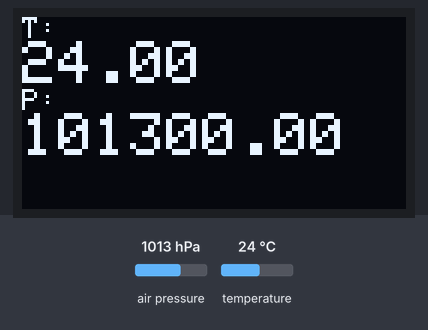
This sketch was run on a simulated Arduino Uno, built with avr-gcc and run on an emulated ATmega328P. Shown: 128×64 one-colour display. The test bench sets the inputs (shaded band); at power-on: air pressure 1013 hPa, temperature 24 °C. What the sketch prints to the serial monitor is not drawn.

Above: at 5.8 s.
5.9 s: air pressure set to 952 hPa
At 11.5 s:
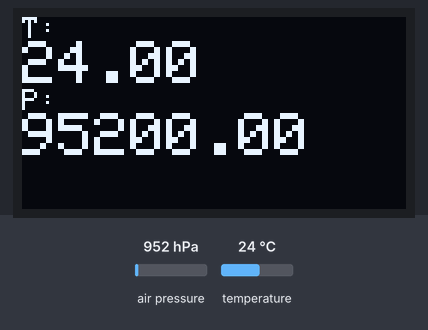
11.9 s: temperature set to 12 °C
At 15.5 s:
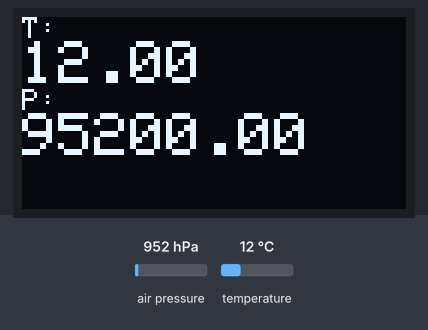
17.9 s: air pressure set to 975 hPa
At 20.6 s:
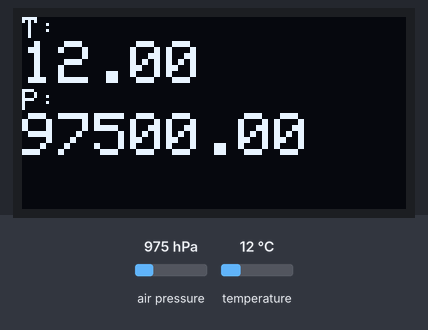
23.9 s: temperature set to 19 °C
At 25.8 s:
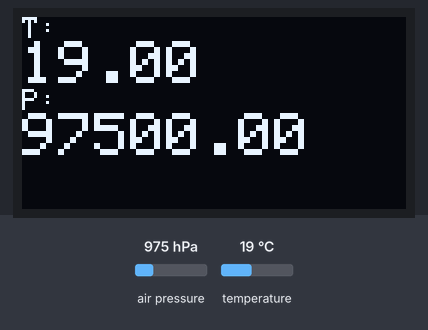
Timing chart, 0 to 27.3 s (numbered marks = the images above; inputs shaded):
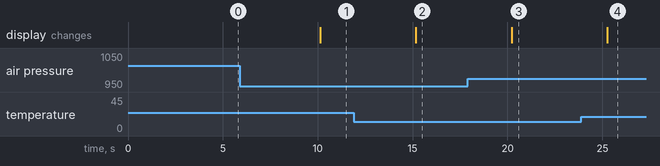

Measured:
- after the input at 5.9 s, the display: changes after 4.2 s (image 1)
- after the input at 11.9 s, the display: changes after 3.3 s (image 2)
- after the input at 17.9 s, the display: changes after 2.3 s (image 3)
- after the input at 23.9 s, the display: changes after 1.3 s (image 4)

The sketch:

BMP180_oled.ino
```cpp
#include <Wire.h>
#include <Adafruit_GFX.h>
#include <Adafruit_SSD1306.h>
#include <Adafruit_BMP085.h>

Adafruit_BMP085 bmp;

//0x31
#define OLED_RESET -1
Adafruit_SSD1306 display(OLED_RESET);

void setup()
{
  Serial.begin(115200);
  //Wire.begin (4, 5);
  if (!bmp.begin())
  {
    Serial.println("Could not find BMP180 or BMP085 sensor at 0x77");
    while (1) {}
  }

  display.begin(SSD1306_SWITCHCAPVCC, 0x3C);

}

void loop()
{
  float t = bmp.readTemperature();
  float p = bmp.readPressure();

  Serial.print("Temperature = ");
  Serial.print(t);
  Serial.println(" Celsius");

  Serial.print("Pressure = ");
  Serial.print(p);
  Serial.println(" Pascal");

  // Clear the buffer.
  display.clearDisplay();
  display.setTextSize(1);
  display.setCursor(0, 0);
  display.setTextColor(WHITE);

  display.println("T: ");
  display.setTextSize(2);
  display.println(t);

  display.setTextSize(1);
  display.println("P: ");
  display.setTextSize(2);
  display.println(p);

  display.display();
  delay(5000);
}
```
